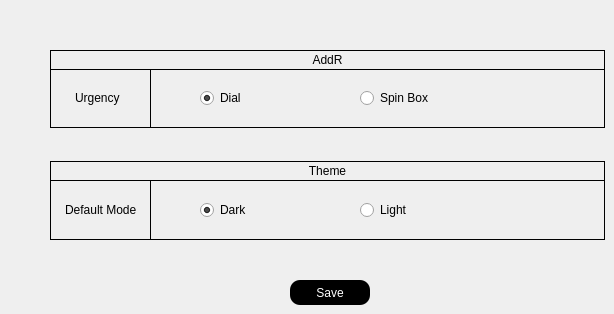
    <widget class="QWidget" name="Settings">
     <attribute name="title">
      <string>Settings</string>
     </attribute>
     <widget class="QFrame" name="frame">
      <property name="geometry">
       <rect>
        <x>50</x>
        <y>68</y>
        <width>555</width>
        <height>60</height>
       </rect>
      </property>
      <property name="autoFillBackground">
       <bool>true</bool>
      </property>
      <property name="frameShape">
       <enum>QFrame::Box</enum>
      </property>
      <property name="frameShadow">
       <enum>QFrame::Plain</enum>
      </property>
      <property name="lineWidth">
       <number>1</number>
      </property>
      <property name="midLineWidth">
       <number>0</number>
      </property>
      <widget class="QLabel" name="label_settings_Urgency">
       <property name="geometry">
        <rect>
         <x>25</x>
         <y>20</y>
         <width>50</width>
         <height>20</height>
        </rect>
       </property>
       <property name="layoutDirection">
        <enum>Qt::LeftToRight</enum>
       </property>
       <property name="autoFillBackground">
        <bool>false</bool>
       </property>
       <property name="styleSheet">
        <string notr="true">border: 0px;</string>
       </property>
       <property name="frameShape">
        <enum>QFrame::HLine</enum>
       </property>
       <property name="text">
        <string>Urgency</string>
       </property>
      </widget>
      <widget class="QRadioButton" name="radioButton_SpinBox">
       <property name="geometry">
        <rect>
         <x>310</x>
         <y>20</y>
         <width>80</width>
         <height>20</height>
        </rect>
       </property>
       <property name="autoFillBackground">
        <bool>false</bool>
       </property>
       <property name="styleSheet">
        <string notr="true">border: 0px;</string>
       </property>
       <property name="text">
        <string>Spin Box</string>
       </property>
       <property name="checked">
        <bool>false</bool>
       </property>
      </widget>
      <widget class="QRadioButton" name="radioButton_Dial">
       <property name="geometry">
        <rect>
         <x>150</x>
         <y>20</y>
         <width>90</width>
         <height>20</height>
        </rect>
       </property>
       <property name="autoFillBackground">
        <bool>false</bool>
       </property>
       <property name="styleSheet">
        <string notr="true">border: 0px;
</string>
       </property>
       <property name="text">
        <string>Dial</string>
       </property>
       <property name="checked">
        <bool>true</bool>
       </property>
      </widget>
      <widget class="Line" name="line_2">
       <property name="geometry">
        <rect>
         <x>100</x>
         <y>0</y>
         <width>1</width>
         <height>59</height>
        </rect>
       </property>
       <property name="styleSheet">
        <string notr="true"/>
       </property>
       <property name="frameShadow">
        <enum>QFrame::Plain</enum>
       </property>
       <property name="orientation">
        <enum>Qt::Vertical</enum>
       </property>
      </widget>
     </widget>
     <widget class="QLabel" name="label_settings_AddR">
      <property name="geometry">
       <rect>
        <x>50</x>
        <y>50</y>
        <width>555</width>
        <height>20</height>
       </rect>
      </property>
      <property name="font">
       <font>
        <fontweight>DemiBold</fontweight>
       </font>
      </property>
      <property name="autoFillBackground">
       <bool>true</bool>
      </property>
      <property name="frameShape">
       <enum>QFrame::Box</enum>
      </property>
      <property name="frameShadow">
       <enum>QFrame::Plain</enum>
      </property>
      <property name="lineWidth">
       <number>1</number>
      </property>
      <property name="text">
       <string>AddR</string>
      </property>
      <property name="alignment">
       <set>Qt::AlignCenter</set>
      </property>
     </widget>
     <widget class="QLabel" name="label_settings_Theme">
      <property name="geometry">
       <rect>
        <x>50</x>
        <y>161</y>
        <width>555</width>
        <height>20</height>
       </rect>
      </property>
      <property name="font">
       <font>
        <fontweight>DemiBold</fontweight>
       </font>
      </property>
      <property name="autoFillBackground">
       <bool>true</bool>
      </property>
      <property name="frameShape">
       <enum>QFrame::Box</enum>
      </property>
      <property name="frameShadow">
       <enum>QFrame::Plain</enum>
      </property>
      <property name="lineWidth">
       <number>1</number>
      </property>
      <property name="text">
       <string>Theme</string>
      </property>
      <property name="alignment">
       <set>Qt::AlignCenter</set>
      </property>
     </widget>
     <widget class="QFrame" name="frame_2">
      <property name="geometry">
       <rect>
        <x>50</x>
        <y>180</y>
        <width>555</width>
        <height>60</height>
       </rect>
      </property>
      <property name="autoFillBackground">
       <bool>true</bool>
      </property>
      <property name="frameShape">
       <enum>QFrame::Box</enum>
      </property>
      <property name="frameShadow">
       <enum>QFrame::Plain</enum>
      </property>
      <property name="lineWidth">
       <number>1</number>
      </property>
      <property name="midLineWidth">
       <number>0</number>
      </property>
      <widget class="QLabel" name="label_settings_Mode">
       <property name="geometry">
        <rect>
         <x>15</x>
         <y>20</y>
         <width>75</width>
         <height>20</height>
        </rect>
       </property>
       <property name="layoutDirection">
        <enum>Qt::LeftToRight</enum>
       </property>
       <property name="autoFillBackground">
        <bool>false</bool>
       </property>
       <property name="styleSheet">
        <string notr="true">border: 0px;</string>
       </property>
       <property name="frameShape">
        <enum>QFrame::HLine</enum>
       </property>
       <property name="text">
        <string>Default Mode</string>
       </property>
      </widget>
      <widget class="QRadioButton" name="radioButton_Light">
       <property name="geometry">
        <rect>
         <x>310</x>
         <y>20</y>
         <width>80</width>
         <height>20</height>
        </rect>
       </property>
       <property name="autoFillBackground">
        <bool>false</bool>
       </property>
       <property name="styleSheet">
        <string notr="true">border: 0px;</string>
       </property>
       <property name="text">
        <string>Light</string>
       </property>
       <property name="checked">
        <bool>false</bool>
       </property>
      </widget>
      <widget class="QRadioButton" name="radioButton_Dark">
       <property name="geometry">
        <rect>
         <x>150</x>
         <y>20</y>
         <width>90</width>
         <height>20</height>
        </rect>
       </property>
       <property name="autoFillBackground">
        <bool>false</bool>
       </property>
       <property name="styleSheet">
        <string notr="true">border: 0px;
</string>
       </property>
       <property name="text">
        <string>Dark</string>
       </property>
       <property name="checked">
        <bool>true</bool>
       </property>
      </widget>
      <widget class="Line" name="line_3">
       <property name="geometry">
        <rect>
         <x>100</x>
         <y>0</y>
         <width>1</width>
         <height>59</height>
        </rect>
       </property>
       <property name="styleSheet">
        <string notr="true"/>
       </property>
       <property name="frameShadow">
        <enum>QFrame::Plain</enum>
       </property>
       <property name="orientation">
        <enum>Qt::Vertical</enum>
       </property>
      </widget>
     </widget>
     <widget class="QPushButton" name="pushButton_settings_Save">
      <property name="geometry">
       <rect>
        <x>290</x>
        <y>280</y>
        <width>80</width>
        <height>25</height>
       </rect>
      </property>
      <property name="styleSheet">
       <string notr="true">background-color: rgb(0, 0, 0);
color: rgb(255, 255, 255);
border-radius: 10px;</string>
      </property>
      <property name="text">
       <string>Save</string>
      </property>
      <property name="checkable">
       <bool>false</bool>
      </property>
      <property name="default">
       <bool>false</bool>
      </property>
      <property name="flat">
       <bool>false</bool>
      </property>
     </widget>
    </widget>
